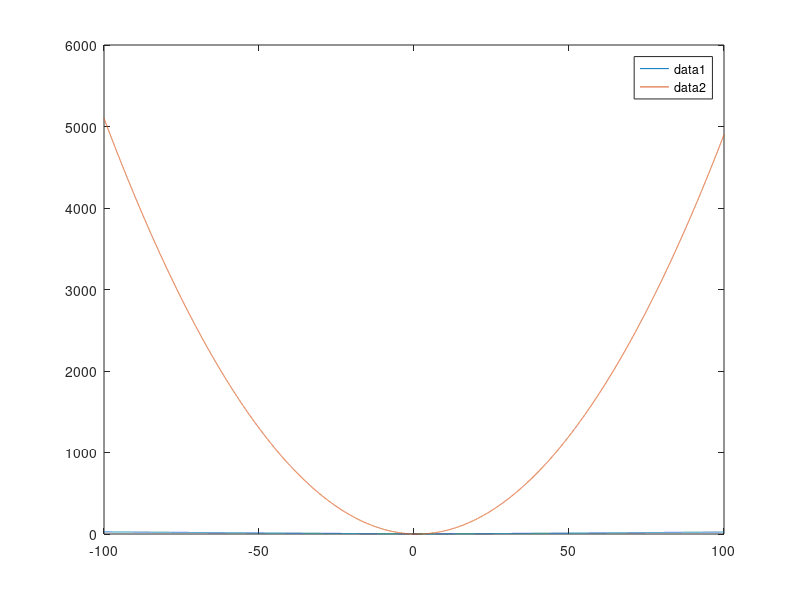

Source code (MATLAB):
Kc = [-100:0.01:100]
% y1 = abs(-0.864576 + 0.0676*Kc.^2 + 0.19136*Kc)
% y2 = abs(0.09568 -0.588256*Kc + 0.864576)
% plot(Kc,y1)
% hold on
% plot(Kc,y2)
% legend

y3 = abs(1-Kc/4);
y4 = abs(-Kc+(Kc.^2)/2);

plot(Kc,y3)
hold on
plot(Kc,y4)
legend()

